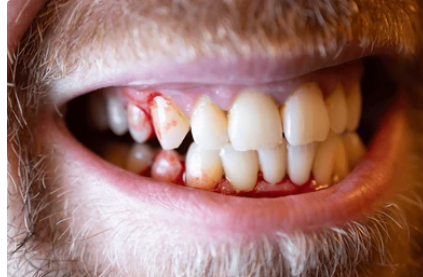
#> input picture runtime/uploads/49221932c3c24389a34fb94344928991.png, 423 x 277 px; its folder holds only this picture in this run
$ python -i evidence.py   (imports and definitions only)
#> lines starting #> are read from the running program, lines starting #| are printed output that depends on the picture
### app/local_forensics.py
from __future__ import annotations

import hashlib
import io
import math
from dataclasses import dataclass, field
from pathlib import Path
from typing import Any

import numpy as np
from PIL import Image, ImageChops, ImageFilter, ImageOps

# Engineering heuristics, not validated forensic cutoffs.
QUALITY_MIN_SIDE = 320
QUALITY_MIN_MEGAPIXELS = 0.18
QUALITY_MIN_LAPLACIAN = 14


VALID_LABELS = {
    "REAL",
    "MODIFICADO",
    "ALTERADA_MANUALMENTE",
    "ALTERADA_DIGITALMENTE",
    "IA_GERADA_EDITADA",
    "INDETERMINADO",
}


@dataclass
class CalibrationSample:
    path: Path
    sha256: str
    label: str
    score: int
    confidence: str
    evidence: str
    justification: str
    dhash: int
    features: dict[str, float] = field(default_factory=dict)
    comparison_features: dict[str, float] = field(default_factory=dict)


@dataclass
class ForensicResult:
    score: int
    verdict_hint: str
    confidence: str
    evidence: list[str] = field(default_factory=list)
    source: str = "forense_local"
    skip_llm: bool = False
    exact_match: bool = False
    perceptual_match: bool = False
    original_used: bool = False
    metrics: dict[str, Any] = field(default_factory=dict)
    calibration_entry: dict[str, Any] | None = None

    # [13 lines left out: function as_dict, not called in this run]


def clamp(value: float, minimum: int = 0, maximum: int = 100) -> int:
    return max(minimum, min(int(round(value)), maximum))


# [49 lines left out: functions canonical_label, verdict_from_score, confidence_from_score, file_sha256, not called in this run]


def open_rgb(path: Path, max_side: int = 1024) -> Image.Image:
#> called with max_side = 768
    image = Image.open(path)
#> image is the input picture: PIL image 423x277 RGBA; mean R, G, B, A 155.2, 114.7, 106.4, 255
    image = ImageOps.exif_transpose(image).convert("RGB")
#> image: PIL image 423x277 RGB
    image.thumbnail((max_side, max_side))
    return image


# [11 lines left out: function image_dimension_metrics, not called in this run]


def image_to_gray_array(path: Path, max_side: int = 768) -> np.ndarray:
    image = open_rgb(path, max_side=max_side).convert("L")
    return np.asarray(image, dtype=np.float32)


# [8 lines left out: function dhash_image, not called in this run]


def hamming_distance(left: int, right: int) -> int:
    return int((left ^ right).bit_count())


# [209 lines left out: functions block_values, robust_cv, ela_metrics, sharpness_metrics, noise_metrics, region_position_label and 5 more, not called in this run]


def feature_profile(path: Path) -> dict[str, float]:
    return feature_profile_from_metrics(local_metrics(path))


# [510 lines left out: functions feature_distance, compare_with_original, comparison_feature_profile, comparison_feature_distance, build_calibration_samples, result_from_calibration and 4 more, not called in this run]

### app/ai/evidence.py
from pathlib import Path
from typing import Callable

import numpy as np
from PIL import Image, ImageChops, ImageFilter, JpegImagePlugin

from app import local_forensics as local
from app.ai.config import SCHEMA_VERSION
from app.ai.detector import DisabledDetector, ExternalDetector
from app.ai.schemas import EvidenceRecord, LocalEvidence


def noise_blocks(path: Path) -> dict:
    image = local.open_rgb(path, max_side=768).convert("L")
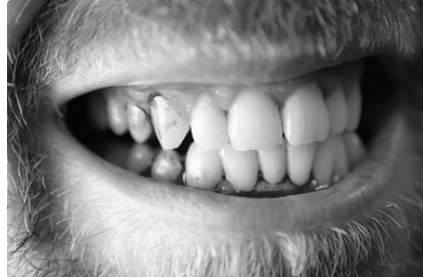
#> image: PIL image 423x277 L; min 3, max 255, mean 125.8
    residual = np.asarray(ImageChops.difference(image, image.filter(ImageFilter.GaussianBlur(1.2))), dtype=np.float32)
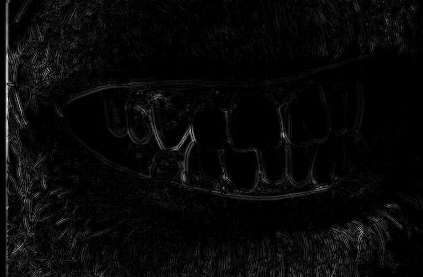
#> residual: shape (277, 423) float32; min 0, max 93, mean 3.1; drawn with min black and max white
    height, width = residual.shape
#> height = 277; width = 423
    step_y, step_x = max(1, height // 6), max(1, width // 6)
#> step_y = 46; step_x = 70
    blocks = []
    for y in range(0, height - step_y + 1, step_y):
        for x in range(0, width - step_x + 1, step_x):
            blocks.append({"x": x, "y": y, "width": step_x, "height": step_y,
                           "std": round(float(np.std(residual[y:y + step_y, x:x + step_x])), 3)})
#> after the loop, blocks = 36 items
    return {"analysis_width": width, "analysis_height": height, "blocks": blocks}


# [141 lines left out: functions fft_metrics, metadata_metrics, compression_metrics, collect_evidence, not called in this run]

>>> result = noise_blocks('../../runtime/uploads/49221932c3c24389a34fb94344928991.png')
#> result = 3 items
